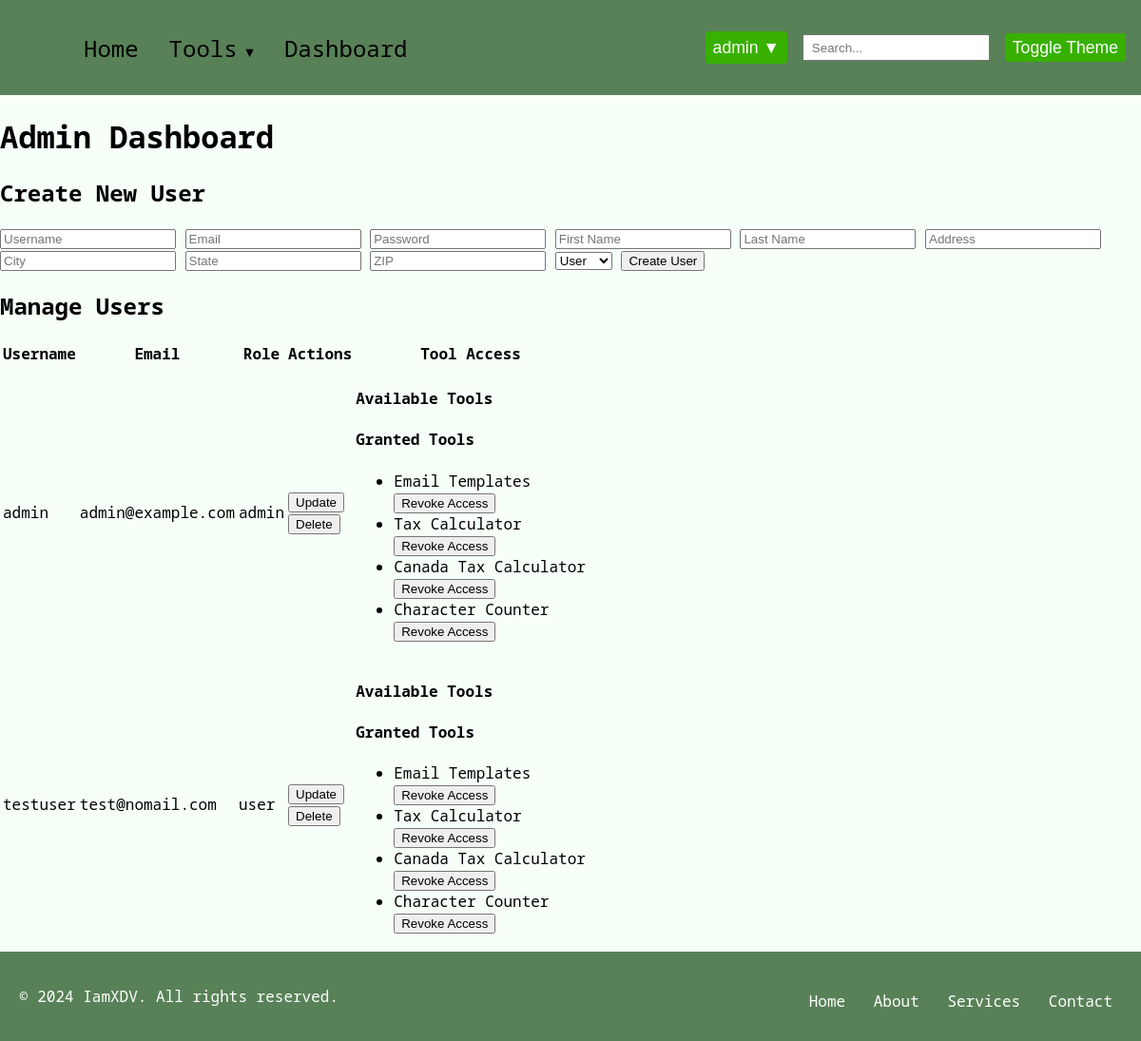
/admin_dashboard (signed in), run on the app's committed database.
### model/model.py (models this page shows, shortened)
class User(db.Model):
    __tablename__ = "users"
    id = db.Column(db.Integer, primary_key=True, autoincrement=True)
    fname = db.Column(db.String(50), nullable=False)
    lname = db.Column(db.String(50), nullable=False)
    address = db.Column(db.String(200), nullable=False)
    city = db.Column(db.String(50), nullable=False)
    state = db.Column(db.String(50), nullable=False)
    zip = db.Column(db.String(10), nullable=False)
    username = db.Column(db.String(50), unique=True, nullable=False)
    email = db.Column(db.String(100), unique=True, nullable=False)
    password = db.Column("password", db.String(128), nullable=False)
    role = db.Column(db.String(20), nullable=False)
    usage_logs = db.relationship(
        "UsageLog", back_populates="user", cascade="all, delete-orphan"
    )
    tool_access = db.relationship(
        "ToolAccess", back_populates="user", cascade="all, delete-orphan"
    )
    email_templates = db.relationship(
        "EmailTemplate", order_by="EmailTemplate.id", back_populates="user", cascade="all, delete-orphan"
    )
    __mapper_args__ = {"polymorphic_identity": "user", "polymorphic_on": role}

class ToolAccess(db.Model):
    __tablename__ = "tool_access"
    id = db.Column(db.Integer, primary_key=True, autoincrement=True)
    user_id = db.Column(db.Integer, db.ForeignKey("users.id"), nullable=False)
    tool_name = db.Column(db.String(100), nullable=False)
    user = db.relationship("User", back_populates="tool_access")
    @classmethod
    def get_distinct_tool_names(cls):
        distinct_tools = [row[0] for row in db.session.query(cls.tool_name).distinct().all()]
        print("Distinct tools from database:", distinct_tools)
        return distinct_tools

### routes/admin_routes.py (the view)
@admin.route("/admin_dashboard", methods=["GET"])
def admin_dashboard():
    if "logged_in" in session and session.get("role") in ["admin", "super_admin"]:
        users = User.query.all()
        tools = ToolAccess.get_distinct_tool_names()
        user_tools = {user.id: [access.tool_name for access in user.tool_access] for user in users}
        return render_template("admin_dashboard.html", users=users, tools=tools, user_tools=user_tools)
    return redirect(url_for("auth.login"))

### templates/admin_dashboard.html (shortened to what this page needs)
{% extends "base.html" %}
{% block content %}
<h1 id="admin-dashboard" class="admin-dashboard-title">Admin Dashboard</h1>
<h2>Create New User</h2>
<form action="{{ url_for('admin.create_user') }}" method="post">
    <input type="text" name="username" placeholder="Username" required>
    <input type="email" name="email" placeholder="Email" required>
    <input type="password" name="password" placeholder="Password" required>
    <input type="text" name="fname" placeholder="First Name" required>
    <input type="text" name="lname" placeholder="Last Name" required>
    <input type="text" name="address" placeholder="Address" required>
    <input type="text" name="city" placeholder="City" required>
    <input type="text" name="state" placeholder="State" required>
    <input type="text" name="zip" placeholder="ZIP" required>
    <select name="role">
        <option value="user">User</option>
    </select>
    <button type="submit">Create User</button>
</form>
<h2>Manage Users</h2>
<table>
    <thead>
        <tr>
            <th>Username</th>
            <th>Email</th>
            <th>Role</th>
            <th>Actions</th>
            <th>Tool Access</th>
        </tr>
    </thead>
    <tbody>
        {% for user in users %}
        {% if user.role != 'super_admin' %}
        <tr>
            <td>{{ user.username }}</td>
            <td>{{ user.email }}</td>
            <td>{{ user.role }}</td>
            <td>
                <button onclick="showUpdateForm('{{ user.id }}')">Update</button>
                <form action="{{ url_for('admin.delete_user', user_id=user.id) }}" method="post" onsubmit="return confirm('Are you sure you want to delete this user?');">
                    <button type="submit">Delete</button>
                </form>
            </td>
            <td>
                <h4>Available Tools</h4>
                <h4>Granted Tools</h4>
                <ul>
                    {% for tool in user_tools[user.id] %}
                    <li>
                        {{ tool }}
                        <form action="{{ url_for('tool.revoke_tool_access') }}" method="post">
                            <button type="submit">Revoke Access</button>
                        </form>
                    </li>
                    {% endfor %}
                </ul>
            </td>
        </tr>
        {% endif %}
        {% endfor %}
    </tbody>
</table>
{% endblock %}

### templates/base.html (shortened to what this page needs)
<!DOCTYPE html>
<html lang="en">
  <head>
    <link
      rel="stylesheet"
      href="{{ url_for('static', filename='css/base.css') }}"
    />
  </head>
  <body class="light-theme">
    <nav class="navbar">
      <div class="navbar-container">
        <div class="navbar-collapse" id="navbar-collapse">
          <ul class="navbar-nav">
            <li class="nav-item">
              <a href="{{ url_for('user.index') }}" class="nav-link">Home</a>
            </li>
            {% if 'logged_in' in session %}
            <li class="nav-item dropdown">
              <a href="#" class="nav-link dropdown-toggle">Tools</a>
            </li>
            <li class="nav-item">
              <a href="{{ url_for('user.user_dashboard') }}" class="nav-link"
                >Dashboard</a
              >
            </li>
            {% endif %}
          </ul>
          <div class="navbar-right">
            {% if 'logged_in' in session %}
            <div class="user-dropdown">
              <button class="dropbtn">
                {{ session.get('username', 'User') }} ▼
              </button>
            </div>
            {% else %}
            <a href="{{ url_for('auth.login') }}" class="btn">Login</a>
            <a href="{{ url_for('auth.register_step1') }}" class="btn">Sign Up</a>
            {% endif %}
            <input type="text" class="search-bar" placeholder="Search..." />
            <button class="base-toggle-btn">Toggle Theme</button>
          </div>
        </div>
      </div>
    </nav>
    <div class="container">
       {% block content %} {% endblock %}
    </div>
    {% block footer %}
    <footer class="site-footer">
      <div class="footer-container">
        <p>&copy; 2024 IamXDV. All rights reserved.</p>
        <nav class="footer-nav">
          <ul>
            <li><a href="#">Home</a></li>
            <li><a href="#">About</a></li>
            <li><a href="#">Services</a></li>
            <li><a href="#">Contact</a></li>
          </ul>
        </nav>
      </div>
    </footer>
    {% endblock %}
  </body>
</html>

### static/css/base.css (style rules this page uses)
html, body { height: 100%; margin: 0; display: flex; flex-direction: column; }
.container { flex: 1; }
.light-theme { font-family: 'Noto Sans Mono', monospace; background-color: #f6fff8; }
.navbar { background-color: #588157; padding: 0.3rem 1rem; position: relative; }
.navbar-container { display: flex; align-items: center; justify-content: space-between; }
.navbar-collapse { display: flex; align-items: center; width: 100%; }
.navbar-nav { list-style: none; display: flex; align-items: center; flex-grow: 1; font-size: 1.5em; margin-left: 1rem; }
.nav-item { position: relative; }
.nav-link { display: block; padding: 0.3rem 1rem; color: #000; text-decoration: none; }
.dropdown { position: relative; }
.dropdown-toggle::after { content: ' ▼'; font-size: 0.6em; }
.navbar-right { display: flex; align-items: center; font-size: 1.1em; }
.search-bar { padding: 0.3rem 0.5rem; margin-right: 1rem; }
.base-toggle-btn { padding: 0.3rem 0.5rem; cursor: pointer; border: none; background-color: #38b000; color: #fff; border-radius: 0.25rem; font-size: 1em; }
.user-dropdown { position: relative; display: inline-block; }
.dropbtn { background-color: #4caf50; color: white; padding: 10px; font-size: 16px; border: none; cursor: pointer; }
.user-dropdown { margin-right: 1rem; }
.dropbtn { padding: 0.4rem 0.5rem; cursor: pointer; border: none; background-color: #38b000; color: #fff; border-radius: 0.25rem; font-size: 1em; }
.navbar-nav { justify-content: flex-start; }
.navbar-right { justify-content: flex-end; }
.site-footer { background-color: var( --footer-background-color, #588157 ); font-family: 'Noto Sans Mono', monospace; padding: 20px; text-align: center; }
.footer-container { display: flex; flex-direction: column; justify-content: center; align-items: center; color: var(--footer-text-color, white); }
.footer-nav ul { list-style-type: none; padding: 0; margin: 10px 0 0; }
.footer-nav ul li { display: inline; margin: 0 10px; }
.footer-nav ul li a { color: var(--footer-text-color, white); text-decoration: none; transition: color 0.3s ease; }
@media (min-width: 768px) { .footer-container { flex-direction: row; justify-content: space-between; } }

### data on the page
User: username "admin", email "admin@example.com", role "admin"
ToolAccess: tool_name "Email Templates"
ToolAccess: tool_name "Tax Calculator"
ToolAccess: tool_name "Canada Tax Calculator"
ToolAccess: tool_name "Character Counter"
User: username "testuser", email "test@nomail.com", role "user"
ToolAccess: tool_name "Email Templates"
ToolAccess: tool_name "Tax Calculator"
ToolAccess: tool_name "Canada Tax Calculator"
ToolAccess: tool_name "Character Counter"

### other printed values
{{ session.get('username', 'User') }} "admin"
